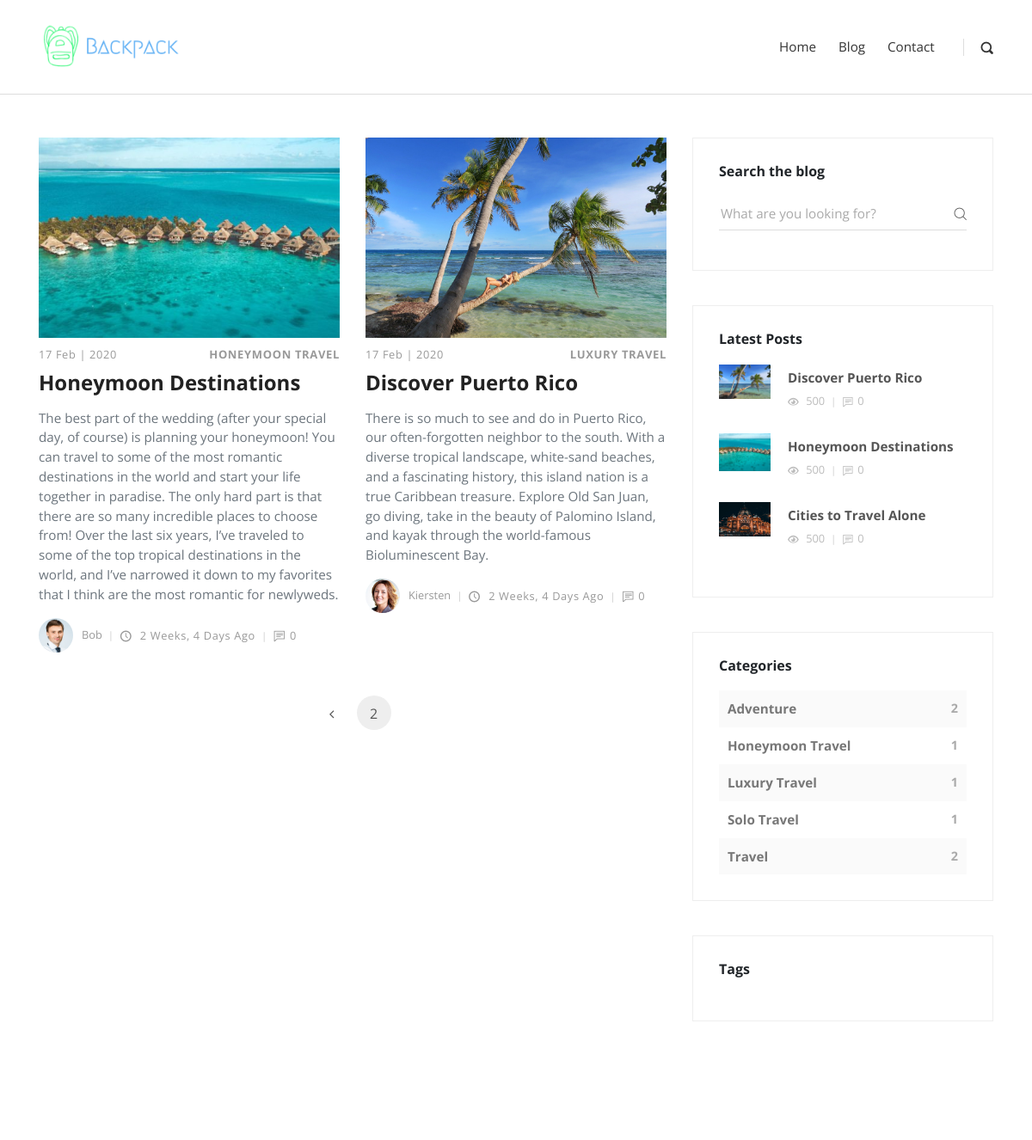
The page /blog/?page=2 (upper part) on the database as committed earlier.
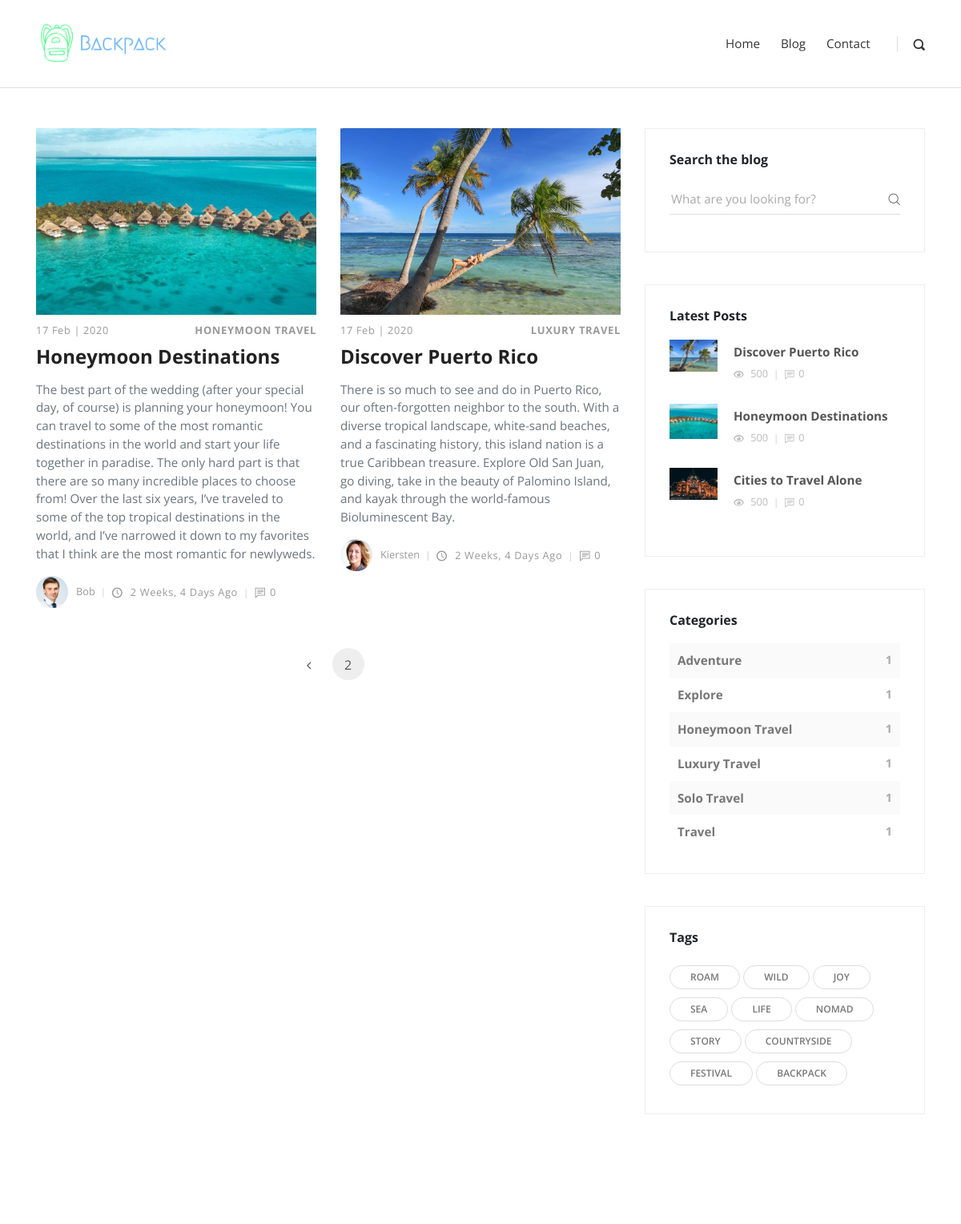
The same page on the database as committed later.
### posts/models.py (models this page shows, shortened)
class Post(models.Model):
    title = models.CharField(max_length=100)
    slug = models.SlugField(max_length=200, unique=True, null=True, blank=True)
    overview = RichTextUploadingField(blank=True, null=True)
    timestamp = models.DateTimeField(auto_now_add=True)
    comment_count = models.IntegerField(default=0)
    author = models.ForeignKey(Author, on_delete=models.CASCADE)
    thumbnail = models.ImageField()
    categories = models.ManyToManyField(Category)
    tags = models.ManyToManyField(Tag)
    featured = models.BooleanField(default=False)
    def get_absolute_url(self):
        return reverse('post-detail', kwargs={
            'slug': self.slug
        })

class Category(models.Model):
    title = models.CharField(max_length=20)
    def __str__(self):
        return self.title

class Author(models.Model):
    user = models.OneToOneField(User, on_delete=models.CASCADE)
    profile_pic = models.ImageField(default="default_pro_pic.png", null=True, blank=True)
    def __str__(self):
        return self.user.username

class Tag(models.Model):
    title = models.CharField(max_length=20)

### posts/views.py (the view)
# urls.py: 2. Add a URL to urlpatterns:  path('blog/', include('blog.urls'))
def blog(request):
    all_posts = Post.objects.all()
    paginator = Paginator(all_posts, 4)
    page_num = 'page'
    page = request.GET.get(page_num)
    try:
        paginated_queryset = paginator.page(page)
    except PageNotAnInteger:
        paginated_queryset = paginator.page(1)
    except EmptyPage:
        paginated_queryset = paginator.page(paginator.num_pages)
    recent = Post.objects.order_by('-timestamp')[0:3]
    category_count = Post.objects.values('categories__title').annotate(Count('categories__title'))
    tags = Tag.objects.all()
    context = {
        'posts_list':paginated_queryset,
        'page_num':page_num,
        'recent_post_list':recent,
        'category_count':category_count,
        'tags_list':tags
    }
    return render(request, 'blog.html', context)

### templates/blog.html (shortened to what this page needs)
{% extends "base.html" %}
{% load static %}
{% block content %}
<div class="container">
  <div class="row">
    <main class="posts-listing col-lg-8">
      <div class="container">
        <div class="row">
          {% for posts in posts_list %}
          <div class="post col-xl-6">
            <div class="post-thumbnail"><a href="{% url 'post-detail' posts.slug %}"><img src=" {{ posts.thumbnail.url }}" alt="..."
                  class="img-fluid"></a></div>
            <div class="post-details">
              <div class="post-meta d-flex justify-content-between">
                <div class="date meta-last">{{ posts.timestamp|date:"d M" }} | {{ posts.timestamp|date:"Y" }}</div>
                {% for cat in posts.categories.all %}
                <div class="category">
                  <a href="#">{{ cat }}</a>
                </div>
                {% endfor %}
              </div><a href="{% url 'post-detail' posts.slug %}">
                <h3 class="h4">{{ posts.title }}</h3>
              </a>
              <p class="text-muted">{{ posts.overview }}</p>
              <footer class="post-footer d-flex align-items-center"><a href="#"
                  class="author d-flex align-items-center flex-wrap">
                  <div class="avatar"><img src="{{ posts.author.profile_pic.url }}" alt="..." class="img-fluid"></div>
                  <div class="title"><span>{{ posts.author }}</span></div>
                </a>
                <div class="date"><i class="icon-clock"></i> {{ posts.timestamp|timesince }} ago</div>
                <div class="comments meta-last"><i class="icon-comment"></i>{{ posts.comment_count }}</div>
              </footer>
            </div>
          </div>
          {% endfor %}
        </div>
        <nav aria-label="Page navigation example">
          <ul class="pagination pagination-template d-flex justify-content-center">
            {% if posts_list.has_previous %}
            <li class="page-item"><a href="?{{ page_num }}={{ posts_list.previous_page_number }}" class="page-link"> <i class="fa fa-angle-left"></i></a></li>
            {% endif %}
            <li class="page-item"><a href="" class="page-link active">{{ posts_list.number }}</a></li>
          </ul>
        </nav>
      </div>
    </main>
    {% include 'sidebar.html' with recent_post_list=recent_post_list category_count=category_count tags_list=tags_list %}
  </div>
</div>
{% endblock content %}

### templates/sidebar.html
<aside class="col-lg-4">
    <div class="widget search">
        <header>
            <h3 class="h6">Search the blog</h3>
        </header>
        <form action="{% url 'search-result' %}" class="search-form">
            <div class="form-group">
                <input type="text" name="q" placeholder="What are you looking for?">
                <button type="submit" class="submit"><i class="icon-search"></i></button>
            </div>
        </form>
    </div>
    <div class="widget latest-posts">
        <header>
            <h3 class="h6">Latest Posts</h3>
        </header>
        <div class="blog-posts">
            {% for recent_post in recent_post_list %}
            <a href="{{ recent_post.get_absolute_url }}">
                <div class="item d-flex align-items-center">
                    <div class="image"><img src="{{ recent_post.thumbnail.url }}" alt="..." class="img-fluid"></div>
                    <div class="title"><strong>{{ recent_post.title }}</strong>
                        <div class="d-flex align-items-center">
                            <div class="views"><i class="icon-eye"></i> 500</div>
                            <div class="comments"><i class="icon-comment"></i>{{ recent_post.comment_count }}</div>
                        </div>
                    </div>
                </div>
            </a>
            {% endfor %}
        </div>
    </div>
    <div class="widget categories">
        <header>
            <h3 class="h6">Categories</h3>
        </header>
        {% for category in category_count %}
        <div class="item d-flex justify-content-between">
            <a href="#">{{ category.categories__title }}</a>
            <span>
                {{ category.categories__title__count }}
            </span>
        </div>
        {% endfor %}
    </div>
    <div class="widget tags">
        <header>
            <h3 class="h6">Tags</h3>
        </header>
        <ul class="list-inline">
            {% for tag in tags_list%}
            <li class="list-inline-item tag">{{ tag.title }}</li>
            {% endfor %}
        </ul>
    </div>
</aside>

Rows that differ between the two databases and show on the page:
added Tag: title "ROAM"
added Tag: title "WILD"
added Tag: title "JOY"
added Tag: title "SEA"
added Tag: title "LIFE"
added Tag: title "NOMAD"
added Tag: title "STORY"
added Tag: title "COUNTRYSIDE"
added Tag: title "FESTIVAL"
added Tag: title "BACKPACK"
Other text that changed with them:
new list line: "Adventure 1"
new list line: "Explore 1"
new list line: "Travel 1"
list line gone: "Adventure 2"
list line gone: "Travel 2"
